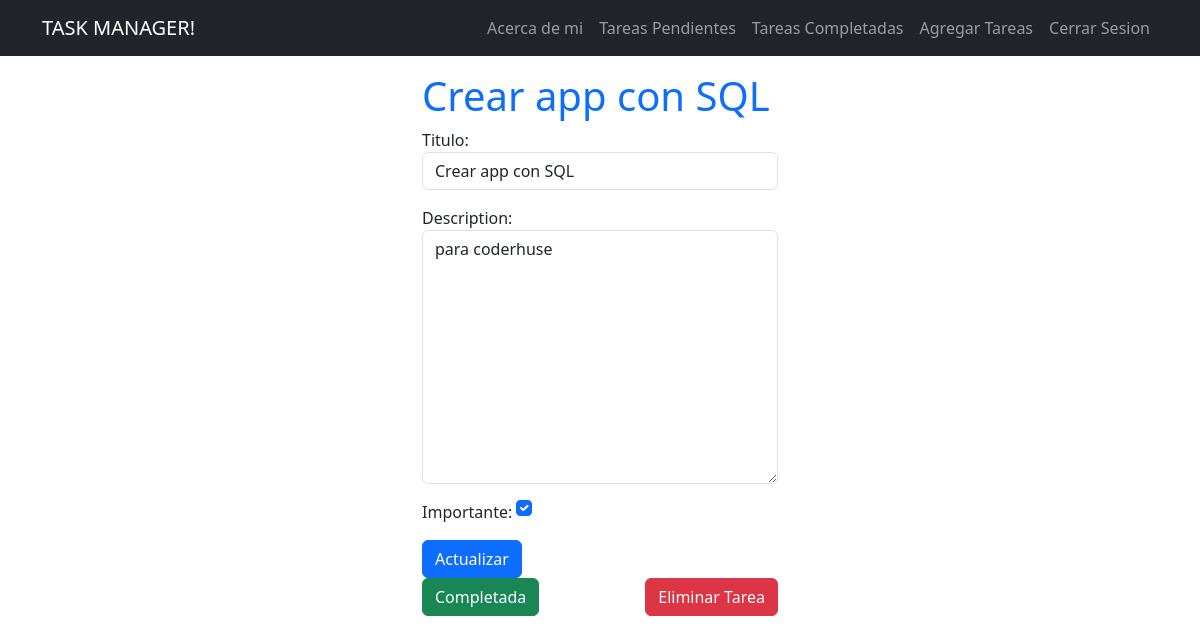
The app's page /tasks/4/ (signed in) with its own data.
### tasks/models.py (models this page shows, shortened)
class task(models.Model):
    titulo = models.CharField(max_length=100)
    description = models.TextField(blank=True)
    creacion = models.DateTimeField(auto_now_add=True)
    dia_completado = models.DateTimeField(null=True, blank= True)
    importante = models.BooleanField(default=False)
    user = models.ForeignKey(User, on_delete=models.CASCADE)

### tasks/views.py (the view, shortened to what this page needs)
# urls.py: path('tasks/<int:task_id>/', views.task_detail, name='task_detail'),
@login_required
def task_detail(request, task_id):
    if request.method == 'GET':
        tarea_encontrada = get_object_or_404(task, pk=task_id)
        form = taskForm(instance=tarea_encontrada)
        return render(request, 'task_detail.html', {'task': tarea_encontrada, 'form': form})

### tasks/forms.py
class taskForm(forms.ModelForm):
    class Meta:
        model = task
        fields = ['titulo', 'description', 'importante']
        widgets = {
            'titulo': forms.TextInput(attrs={'class': 'form-control', 'placeholder': 'Escribir titulo'}),
            'description': forms.Textarea(attrs={'class': 'form-control', 'placeholder': 'Escribir Descripcion'}),
            'importante': forms.CheckboxInput(attrs={'class': 'form-check-input m-auto'}),
        }

### tasks/templates/task_detail.html (shortened to what this page needs)
{% extends 'base.html' %}
{% block content %}
<main class="container">
    <div class="row">
        <div class="col-md-4 offset-md-4">
            <h1 class="text-primary" > {{task.titulo}} </h1>
            <form method="POST">
                {{form.as_p}}
                <button class="btn btn-primary" >
                   Actualizar
                </button>
            </form>
            <div class="d-flex justify-content-between">
                <form action="{% url 'complete_task' task.id %}" method="POST">
                    <button class="btn btn-success">
                        Completada
                    </button>
                </form>
                <form action="{% url 'delete_task' task.id %}" method="POST">
                    <button class="btn btn-danger">
                        Eliminar Tarea
                    </button>
                </form>
            </div>
        </div>
    </div>
</main>
{% endblock %}

### records on screen
task: titulo "Crear app con SQL", description "para coderhuse", importante "☑"
